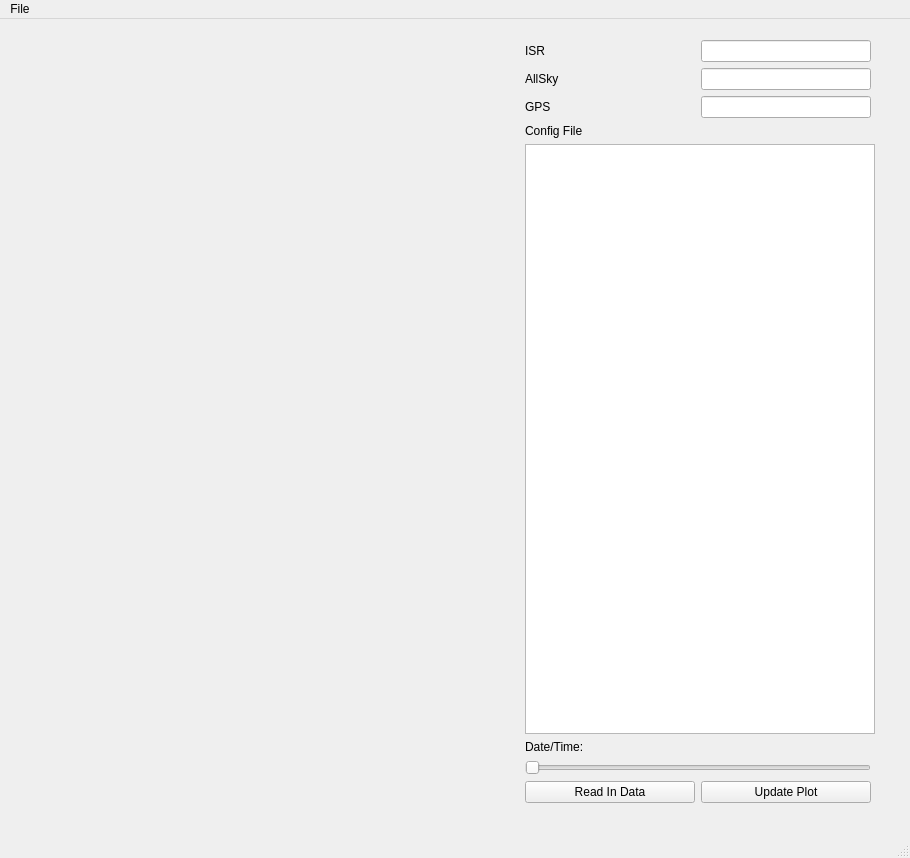
<?xml version="1.0" encoding="UTF-8"?>
<ui version="4.0">
 <class>MainWindow</class>
 <widget class="QMainWindow" name="MainWindow">
  <property name="geometry">
   <rect>
    <x>0</x>
    <y>0</y>
    <width>910</width>
    <height>858</height>
   </rect>
  </property>
  <property name="windowTitle">
   <string>MainWindow</string>
  </property>
  <widget class="QWidget" name="centralwidget">
   <layout class="QGridLayout" name="mpllvl">
    <item row="2" column="8">
     <widget class="QLineEdit" name="ISRBox">
      <property name="sizePolicy">
       <sizepolicy hsizetype="Preferred" vsizetype="Fixed">
        <horstretch>0</horstretch>
        <verstretch>0</verstretch>
       </sizepolicy>
      </property>
      <property name="alignment">
       <set>Qt::AlignLeading|Qt::AlignLeft|Qt::AlignVCenter</set>
      </property>
     </widget>
    </item>
    <item row="9" column="8">
     <widget class="QPushButton" name="UpdateButton">
      <property name="sizePolicy">
       <sizepolicy hsizetype="Expanding" vsizetype="Fixed">
        <horstretch>0</horstretch>
        <verstretch>0</verstretch>
       </sizepolicy>
      </property>
      <property name="maximumSize">
       <size>
        <width>170</width>
        <height>16777215</height>
       </size>
      </property>
      <property name="text">
       <string>Update Plot</string>
      </property>
     </widget>
    </item>
    <item row="2" column="7">
     <widget class="QLabel" name="label">
      <property name="maximumSize">
       <size>
        <width>50</width>
        <height>16777215</height>
       </size>
      </property>
      <property name="text">
       <string>ISR</string>
      </property>
     </widget>
    </item>
    <item row="0" column="0" rowspan="14">
     <widget class="QWidget" name="mplwindow" native="true">
      <property name="sizePolicy">
       <sizepolicy hsizetype="Expanding" vsizetype="Preferred">
        <horstretch>0</horstretch>
        <verstretch>0</verstretch>
       </sizepolicy>
      </property>
      <layout class="QVBoxLayout" name="mplvl"/>
     </widget>
    </item>
    <item row="6" column="7" colspan="7">
     <widget class="QTextEdit" name="ConfigBox">
      <property name="sizePolicy">
       <sizepolicy hsizetype="Expanding" vsizetype="Expanding">
        <horstretch>0</horstretch>
        <verstretch>0</verstretch>
       </sizepolicy>
      </property>
      <property name="maximumSize">
       <size>
        <width>350</width>
        <height>16777215</height>
       </size>
      </property>
      <property name="lineWidth">
       <number>1</number>
      </property>
      <property name="lineWrapMode">
       <enum>QTextEdit::NoWrap</enum>
      </property>
     </widget>
    </item>
    <item row="9" column="7">
     <widget class="QPushButton" name="ReadButton">
      <property name="sizePolicy">
       <sizepolicy hsizetype="Expanding" vsizetype="Fixed">
        <horstretch>0</horstretch>
        <verstretch>0</verstretch>
       </sizepolicy>
      </property>
      <property name="maximumSize">
       <size>
        <width>170</width>
        <height>16777215</height>
       </size>
      </property>
      <property name="text">
       <string>Read In Data</string>
      </property>
     </widget>
    </item>
    <item row="5" column="7">
     <widget class="QLabel" name="label_4">
      <property name="text">
       <string>Config File</string>
      </property>
     </widget>
    </item>
    <item row="8" column="7" colspan="2">
     <widget class="QSlider" name="TimeSlider">
      <property name="sizePolicy">
       <sizepolicy hsizetype="Preferred" vsizetype="Fixed">
        <horstretch>0</horstretch>
        <verstretch>0</verstretch>
       </sizepolicy>
      </property>
      <property name="orientation">
       <enum>Qt::Horizontal</enum>
      </property>
     </widget>
    </item>
    <item row="4" column="7">
     <widget class="QLabel" name="label_3">
      <property name="maximumSize">
       <size>
        <width>50</width>
        <height>16777215</height>
       </size>
      </property>
      <property name="text">
       <string>GPS</string>
      </property>
     </widget>
    </item>
    <item row="3" column="7">
     <widget class="QLabel" name="label_2">
      <property name="maximumSize">
       <size>
        <width>50</width>
        <height>16777215</height>
       </size>
      </property>
      <property name="text">
       <string>AllSky</string>
      </property>
     </widget>
    </item>
    <item row="3" column="8">
     <widget class="QLineEdit" name="AllSkyBox">
      <property name="sizePolicy">
       <sizepolicy hsizetype="Preferred" vsizetype="Fixed">
        <horstretch>0</horstretch>
        <verstretch>0</verstretch>
       </sizepolicy>
      </property>
     </widget>
    </item>
    <item row="4" column="8">
     <widget class="QLineEdit" name="GPSBox">
      <property name="sizePolicy">
       <sizepolicy hsizetype="Preferred" vsizetype="Fixed">
        <horstretch>0</horstretch>
        <verstretch>0</verstretch>
       </sizepolicy>
      </property>
     </widget>
    </item>
    <item row="7" column="7" colspan="2">
     <widget class="QLabel" name="TimeDisplay">
      <property name="text">
       <string>Date/Time:</string>
      </property>
     </widget>
    </item>
   </layout>
  </widget>
  <widget class="QMenuBar" name="menubar">
   <property name="geometry">
    <rect>
     <x>0</x>
     <y>0</y>
     <width>910</width>
     <height>25</height>
    </rect>
   </property>
   <widget class="QMenu" name="menuMahali">
    <property name="title">
     <string>File</string>
    </property>
    <addaction name="actionLoad"/>
    <addaction name="actionSave"/>
   </widget>
   <addaction name="menuMahali"/>
  </widget>
  <widget class="QStatusBar" name="statusbar"/>
  <action name="actionLoad">
   <property name="text">
    <string>LoadConfig</string>
   </property>
  </action>
  <action name="actionSave">
   <property name="text">
    <string>SaveConfig</string>
   </property>
  </action>
 </widget>
 <resources/>
 <connections/>
</ui>
